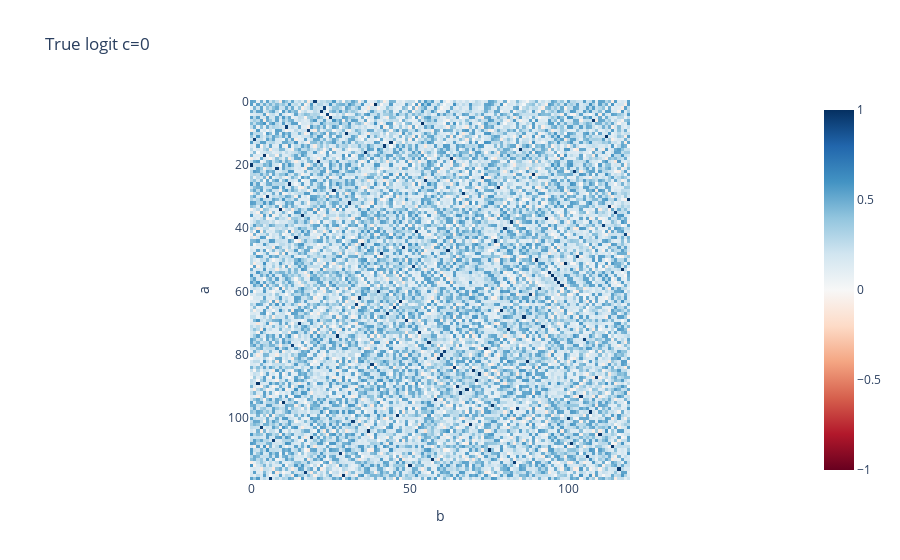
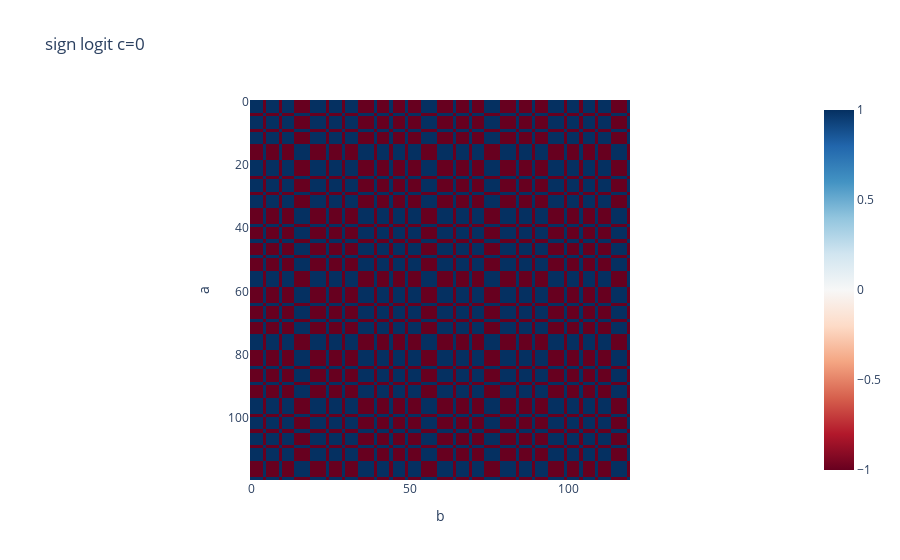
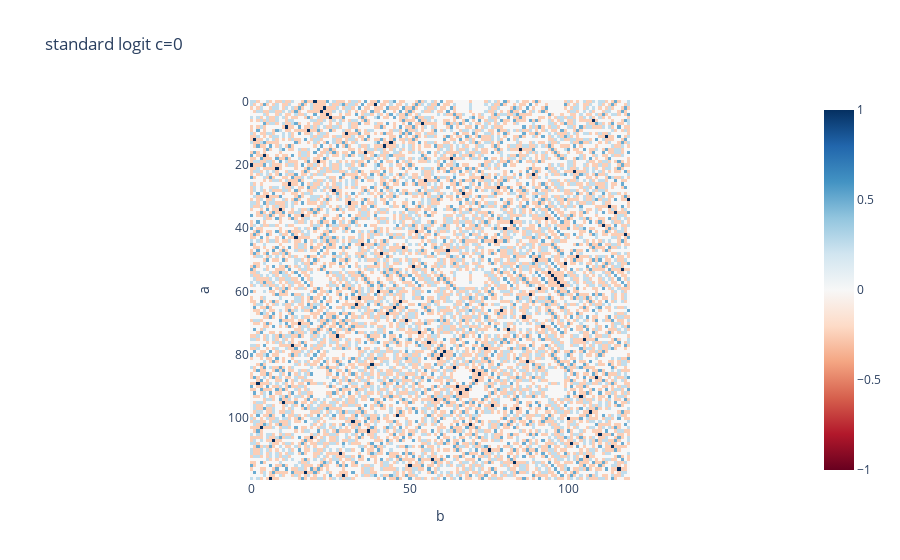

These figures' notebook cell, in order:
### Code cell
# visualise a slice of true logits, and key rep logits
all_logits_cube = all_logits.reshape(group.order, group.order, group.order)
true_logit_slice = all_logits_cube[:, :, 0]/all_logits_cube[:, :, 0].abs().max()
key_rep_logit_slices = {}
for key_rep in key_reps:
    key_rep_logit_slices[key_rep] = (group.irreps[key_rep].logit_trace_tensor_cube[:, :, 0]/group.irreps[key_rep].logit_trace_tensor_cube[:, :, 0].abs().max())

imshow(true_logit_slice, input1="a", input2="b", title="True logit c=0")
for key_rep, key_rep_logit_slice in key_rep_logit_slices.items():
    imshow(key_rep_logit_slice, input1="a", input2="b", title=f'{key_rep} logit c=0')

### Figure 1 — Plotly figure (JSON) as saved in the notebook; plotly's stock layout.template omitted (floating-point values rounded to 4 significant figures; data arrays with more than 128 entries replaced by an {"elided": "..."} marker saying what was removed)
{"data": [{"coloraxis": "coloraxis", "hovertemplate": "b: %{x}<br>a: %{y}<br>color: %{z}<extra></extra>", "name": "0", "type": "heatmap", "xaxis": "x", "yaxis": "y", "z": {"elided": "120x120 float values"}}], "layout": {"coloraxis": {"cmid": 0, "colorscale": [[0, "rgb(103,0,31)"], [0.1, "rgb(178,24,43)"], [0.2, "rgb(214,96,77)"], [0.3, "rgb(244,165,130)"], [0.4, "rgb(253,219,199)"], [0.5, "rgb(247,247,247)"], [0.6, "rgb(209,229,240)"], [0.7, "rgb(146,197,222)"], [0.8, "rgb(67,147,195)"], [0.9, "rgb(33,102,172)"], [1, "rgb(5,48,97)"]]}, "title": {"text": "True logit c=0"}, "xaxis": {"anchor": "y", "constrain": "domain", "domain": [0, 1], "scaleanchor": "y", "title": {"text": "b"}}, "yaxis": {"anchor": "x", "autorange": "reversed", "constrain": "domain", "domain": [0, 1], "title": {"text": "a"}}}}

### Figure 2 — Plotly figure (JSON) as saved in the notebook; plotly's stock layout.template omitted (floating-point values rounded to 4 significant figures; data arrays with more than 128 entries replaced by an {"elided": "..."} marker saying what was removed)
{"data": [{"coloraxis": "coloraxis", "hovertemplate": "b: %{x}<br>a: %{y}<br>color: %{z}<extra></extra>", "name": "0", "type": "heatmap", "xaxis": "x", "yaxis": "y", "z": {"elided": "120x120 int values"}}], "layout": {"coloraxis": {"cmid": 0, "colorscale": [[0, "rgb(103,0,31)"], [0.1, "rgb(178,24,43)"], [0.2, "rgb(214,96,77)"], [0.3, "rgb(244,165,130)"], [0.4, "rgb(253,219,199)"], [0.5, "rgb(247,247,247)"], [0.6, "rgb(209,229,240)"], [0.7, "rgb(146,197,222)"], [0.8, "rgb(67,147,195)"], [0.9, "rgb(33,102,172)"], [1, "rgb(5,48,97)"]]}, "title": {"text": "sign logit c=0"}, "xaxis": {"anchor": "y", "constrain": "domain", "domain": [0, 1], "scaleanchor": "y", "title": {"text": "b"}}, "yaxis": {"anchor": "x", "autorange": "reversed", "constrain": "domain", "domain": [0, 1], "title": {"text": "a"}}}}

### Figure 3 — Plotly figure (JSON) as saved in the notebook; plotly's stock layout.template omitted (floating-point values rounded to 4 significant figures; data arrays with more than 128 entries replaced by an {"elided": "..."} marker saying what was removed)
{"data": [{"coloraxis": "coloraxis", "hovertemplate": "b: %{x}<br>a: %{y}<br>color: %{z}<extra></extra>", "name": "0", "type": "heatmap", "xaxis": "x", "yaxis": "y", "z": {"elided": "120x120 float values"}}], "layout": {"coloraxis": {"cmid": 0, "colorscale": [[0, "rgb(103,0,31)"], [0.1, "rgb(178,24,43)"], [0.2, "rgb(214,96,77)"], [0.3, "rgb(244,165,130)"], [0.4, "rgb(253,219,199)"], [0.5, "rgb(247,247,247)"], [0.6, "rgb(209,229,240)"], [0.7, "rgb(146,197,222)"], [0.8, "rgb(67,147,195)"], [0.9, "rgb(33,102,172)"], [1, "rgb(5,48,97)"]]}, "title": {"text": "standard logit c=0"}, "xaxis": {"anchor": "y", "constrain": "domain", "domain": [0, 1], "scaleanchor": "y", "title": {"text": "b"}}, "yaxis": {"anchor": "x", "autorange": "reversed", "constrain": "domain", "domain": [0, 1], "title": {"text": "a"}}}}
